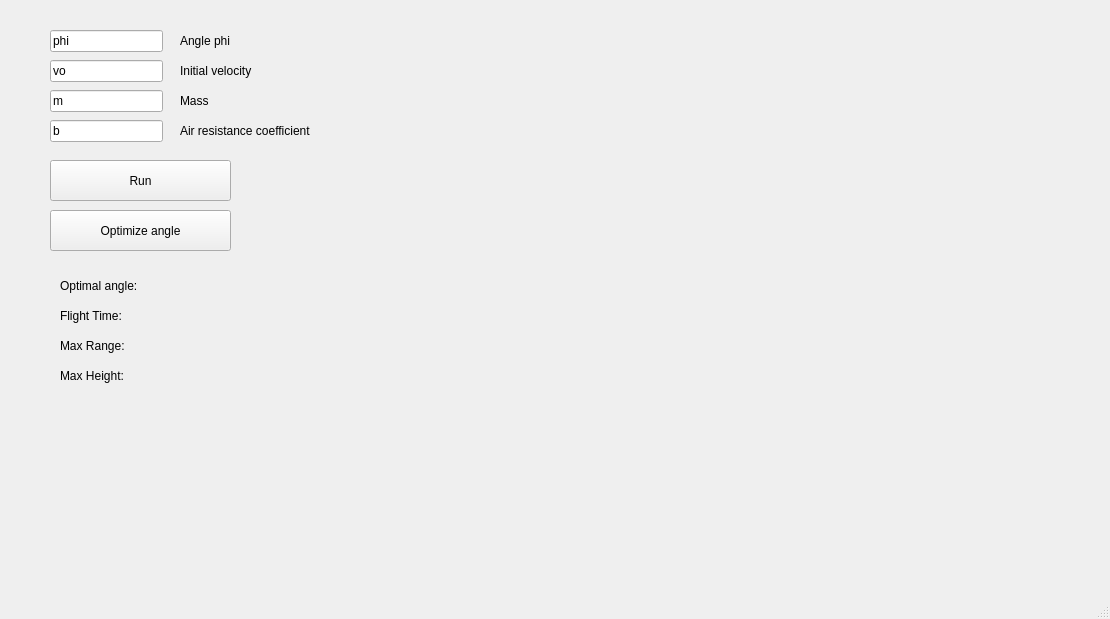
<?xml version="1.0" encoding="UTF-8"?>
<ui version="4.0">
 <class>MainWindow</class>
 <widget class="QMainWindow" name="MainWindow">
  <property name="geometry">
   <rect>
    <x>0</x>
    <y>0</y>
    <width>1110</width>
    <height>619</height>
   </rect>
  </property>
  <property name="windowTitle">
   <string>MainWindow</string>
  </property>
  <widget class="QWidget" name="centralwidget">
   <widget class="cannon_plot" name="cannon_plot" native="true">
    <property name="geometry">
     <rect>
      <x>680</x>
      <y>20</y>
      <width>391</width>
      <height>251</height>
     </rect>
    </property>
   </widget>
   <widget class="x_plot" name="x_plot" native="true">
    <property name="geometry">
     <rect>
      <x>270</x>
      <y>290</y>
      <width>391</width>
      <height>251</height>
     </rect>
    </property>
   </widget>
   <widget class="y_plot" name="y_plot" native="true">
    <property name="geometry">
     <rect>
      <x>680</x>
      <y>290</y>
      <width>391</width>
      <height>251</height>
     </rect>
    </property>
   </widget>
   <widget class="QPushButton" name="run_sim">
    <property name="geometry">
     <rect>
      <x>50</x>
      <y>160</y>
      <width>181</width>
      <height>41</height>
     </rect>
    </property>
    <property name="text">
     <string>Run</string>
    </property>
   </widget>
   <widget class="QPushButton" name="find_angle">
    <property name="geometry">
     <rect>
      <x>50</x>
      <y>210</y>
      <width>181</width>
      <height>41</height>
     </rect>
    </property>
    <property name="text">
     <string>Optimize angle</string>
    </property>
   </widget>
   <widget class="QLineEdit" name="angle">
    <property name="geometry">
     <rect>
      <x>50</x>
      <y>30</y>
      <width>113</width>
      <height>22</height>
     </rect>
    </property>
    <property name="text">
     <string>phi</string>
    </property>
   </widget>
   <widget class="QLineEdit" name="initial_velocity">
    <property name="geometry">
     <rect>
      <x>50</x>
      <y>60</y>
      <width>113</width>
      <height>22</height>
     </rect>
    </property>
    <property name="text">
     <string>vo</string>
    </property>
   </widget>
   <widget class="QLineEdit" name="mass">
    <property name="geometry">
     <rect>
      <x>50</x>
      <y>90</y>
      <width>113</width>
      <height>22</height>
     </rect>
    </property>
    <property name="text">
     <string>m</string>
    </property>
   </widget>
   <widget class="QLineEdit" name="air_resistance">
    <property name="geometry">
     <rect>
      <x>50</x>
      <y>120</y>
      <width>113</width>
      <height>22</height>
     </rect>
    </property>
    <property name="text">
     <string>b</string>
    </property>
   </widget>
   <widget class="QLabel" name="label">
    <property name="geometry">
     <rect>
      <x>180</x>
      <y>30</y>
      <width>111</width>
      <height>21</height>
     </rect>
    </property>
    <property name="text">
     <string>Angle phi</string>
    </property>
   </widget>
   <widget class="QLabel" name="label_2">
    <property name="geometry">
     <rect>
      <x>180</x>
      <y>60</y>
      <width>141</width>
      <height>21</height>
     </rect>
    </property>
    <property name="text">
     <string>Initial velocity</string>
    </property>
   </widget>
   <widget class="QLabel" name="label_3">
    <property name="geometry">
     <rect>
      <x>180</x>
      <y>90</y>
      <width>131</width>
      <height>21</height>
     </rect>
    </property>
    <property name="text">
     <string>Mass </string>
    </property>
   </widget>
   <widget class="QLabel" name="label_4">
    <property name="geometry">
     <rect>
      <x>180</x>
      <y>120</y>
      <width>181</width>
      <height>21</height>
     </rect>
    </property>
    <property name="text">
     <string>Air resistance coefficient</string>
    </property>
   </widget>
   <widget class="QLabel" name="label_5">
    <property name="geometry">
     <rect>
      <x>60</x>
      <y>270</y>
      <width>141</width>
      <height>31</height>
     </rect>
    </property>
    <property name="text">
     <string>Optimal angle: </string>
    </property>
   </widget>
   <widget class="QLabel" name="label_6">
    <property name="geometry">
     <rect>
      <x>60</x>
      <y>300</y>
      <width>141</width>
      <height>31</height>
     </rect>
    </property>
    <property name="text">
     <string>Flight Time:</string>
    </property>
   </widget>
   <widget class="QLabel" name="label_7">
    <property name="geometry">
     <rect>
      <x>60</x>
      <y>330</y>
      <width>141</width>
      <height>31</height>
     </rect>
    </property>
    <property name="text">
     <string>Max Range:</string>
    </property>
   </widget>
   <widget class="QLabel" name="label_8">
    <property name="geometry">
     <rect>
      <x>60</x>
      <y>360</y>
      <width>141</width>
      <height>31</height>
     </rect>
    </property>
    <property name="text">
     <string>Max Height:</string>
    </property>
   </widget>
  </widget>
  <widget class="QMenuBar" name="menubar">
   <property name="geometry">
    <rect>
     <x>0</x>
     <y>0</y>
     <width>1110</width>
     <height>21</height>
    </rect>
   </property>
  </widget>
  <widget class="QStatusBar" name="statusbar"/>
 </widget>
 <customwidgets>
  <customwidget>
   <class>cannon_plot</class>
   <extends>QWidget</extends>
   <header>cannon_plot.h</header>
   <container>1</container>
  </customwidget>
  <customwidget>
   <class>x_plot</class>
   <extends>QWidget</extends>
   <header>x_plot.h</header>
   <container>1</container>
  </customwidget>
  <customwidget>
   <class>y_plot</class>
   <extends>QWidget</extends>
   <header>y_plot.h</header>
   <container>1</container>
  </customwidget>
 </customwidgets>
 <resources/>
 <connections/>
</ui>
